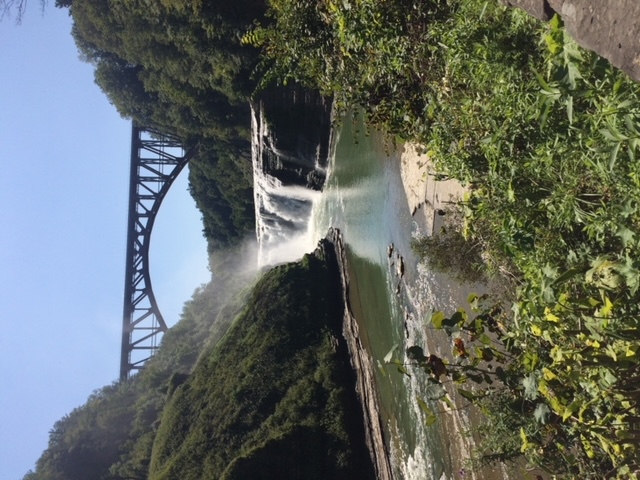
%> input picture image_processing/bridge.jpg, 640 x 480 px
$ octave imageprocessing.m   (GNU Octave 9; MATLAB toolbox functions it lacks are replaced by stand-ins)
%> lines starting %> are read from the running program, lines starting %| are printed output that depends on the picture; in (x1, y1, x2, y2) boxes, pixels count from 0 and x2, y2 are one past the last pixel; in counts of white or black regions, pixels touching at a corner belong together; the program's own positions count from 1
%%%%% BASIC IMAGE PROCESSING
clc, clear all, close all, format compact

% Load an image into the workspace
img = imread("bridge.jpg");
%> img is the input picture: size 480x640x3 uint8; mean R, G, B 99.9, 106.1, 100.7

        % can also provide full file path "C:\myFolder\myImage.ext"
        % also relative folder "\myFolder\myImage.ext"

% Rotate image
img = imrotate(img,-90);
%> img: size 640x480x3 uint8


% Display image on a figure
imshow(img);


% Save an image
imwrite(img,"bridge2.jpg")


%% Grayscale and Histogram Equalization
clc, clear all, close all, format compact

img = imread("pyramid.jpg");    % load image
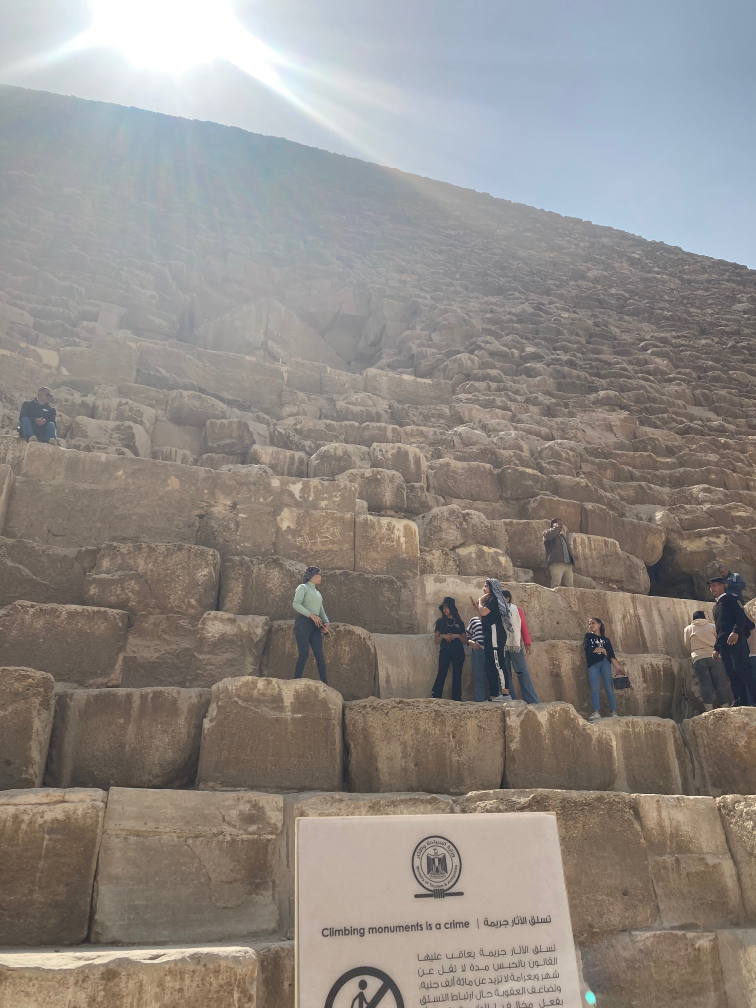
%> input picture image_processing/pyramid.jpg, 1512 x 2016 px (shown at 1/2 size)
%> img is the input picture: size 2016x1512x3 uint8; mean R, G, B 144.2, 138.4, 133.4
figure, imshow(img)             % show image on new figure

img = rgb2gray(img);            % convert to grayscale (reqd for hist)
%> img: size 2016x1512 uint8
figure, imshow(img);
img_raw = img;                  % raw copy for comparisons


% Equalize Histogram
img = histeq(img);
figure, imshowpair(img_raw,img,'montage')


%% Thresholding Images
clc, clear all, close all, format compact

img = imread("bridge.jpg");         % load image
img = rgb2gray(img);                % convert to grayscale
%> img: size 480x640 uint8
img = imrotate(img,-90);            % rotate
%> img: size 640x480 uint8
img_raw = img;                      % raw copy for comparisons
figure, imshow(img_raw)


% Thresholding
threshold = 0.88;
img = imbinarize(img, threshold);   % split image based on threshold
%> img: size 640x480 logical; 0.65% white; 110 white regions (101 under 20 px), largest, box (x1, y1, x2, y2) and area: (217, 265, 271, 321) 942, (264, 254, 308, 284) 318, (268, 300, 289, 322) 156
figure, imshowpair(img_raw,img,'montage')


%% Blur and Sharpen Images
% A Few Basic Filters
clc, clear all, close all, format compact

img = imread("bridge.jpg");         % load image
%img = rgb2gray(img);               % convert to grayscale
img = imrotate(img,-90);            % rotate
img_raw = img;                      % raw copy for comparisons
figure, imshow(img_raw)


% BLUR - create a 'blur mask'
blur = fspecial('average',50);     % create blur mask
img = imfilter(img,blur);          % apply mask to img
%> img: size 640x480x3 uint8

figure, imshowpair(img_raw,img,'montage')

% Does this help our thresholding?
img = rgb2gray(img);
%> img: size 640x480 uint8
threshold = 0.7;
img = imbinarize(img, threshold);   % split image based on threshold
%> img: size 640x480 logical; 10.4% white; 5 white regions (1 under 20 px), largest, box (x1, y1, x2, y2) and area: (34, 19, 445, 112) 28650, (177, 160, 269, 202) 2841, (233, 274, 253, 302) 353, (296, 422, 302, 428) 29
figure, imshowpair(img_raw,img,'montage')


%% Blur and Sharpen Images
% A Few Basic Filters
clc, clear all, close all, format compact

img = imread("bridge.jpg");         % load image
%img = rgb2gray(img);               % convert to grayscale
img = imrotate(img,-90);            % rotate
img_raw = img;                      % raw copy for comparisons
figure, imshow(img_raw)

% Sharpen Image
%img = imsharpen(img);
img = imsharpen(img,'Amount',2,'Radius',1);
%> img: size 640x480x3 uint8
figure, imshowpair(img_raw,img,'montage')


% Does this help with thresholding?
img = rgb2gray(img);
%> img: size 640x480 uint8
threshold = 0.9;
img = imbinarize(img, threshold);   % split image based on threshold
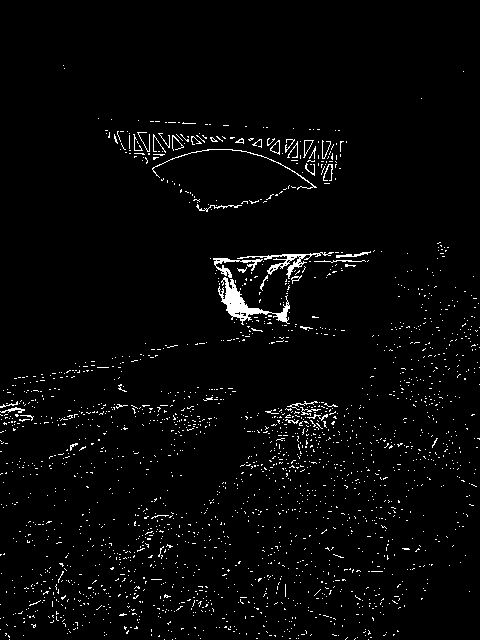
%> img: size 640x480 logical; 2.7% white in thin lines or dots, all inside (x1, y1, x2, y2) = (0, 65, 480, 640)
figure, imshowpair(img_raw,img,'montage')


%% Random Noise Filtering
clc, clear all, close all, format compact

img = imread("bridge.jpg");         % load image
img = rgb2gray(img);                % convert to grayscale
img = imrotate(img,-90);            % rotate
img_raw = img;                      % raw copy for comparisons
%figure, imshow(img_raw)


%%% Add Random Noise

% first convert image from uint8 to double
img = im2double(img);               % values go from 0 to 1!
%> img: size 640x480 double

% create our noise
%dims = size(img_raw);               % store size of image
%noise = randn(dims)./10;            % generate random values
%img = img + noise;                  % add noise to the image
img = imnoise(img,'speckle', 0.02);
figure, imshowpair(img_raw,img,'montage')

% Filter out Noise w/ Median Filter
img = medfilt2(img);
figure, imshowpair(img_raw,img,'montage')


%% Homomorphic Filtering
clc, clear all, close all, format compact

img = imread("pyramid.jpg");        % load image
img = rgb2gray(img);                % convert to grayscale
%img = imrotate(img,-90);           % rotate

img = img(400:end,:);             % chop off top of image
%> img: size 1617x1512 uint8
img_raw = img;                      % raw copy for comparisons
figure, imshow(img_raw)

% Remove lighting Effects with Homomorphic Filter (sort of)
img = homomorph(img,2);
%> in homomorph, `Iout = Iout(1:size(I,1),1:size(I,2));`:
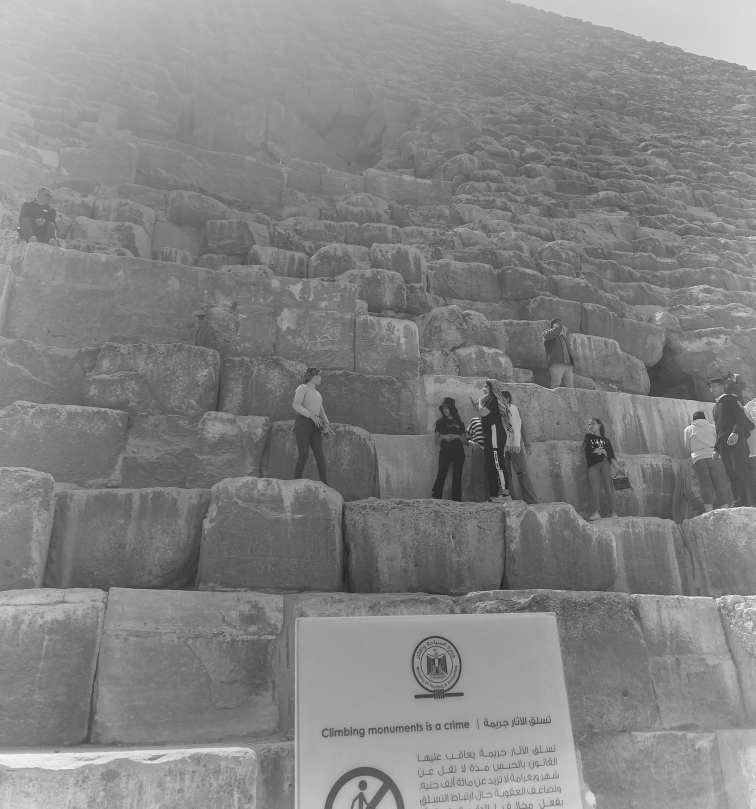
%> Iout: size 1617x1512 double (shown at 1/2 size); min -0.275, max 0.562, mean 0.155; drawn with min black and max white
%> in homomorph, `Ihmf = exp(Iout) - 1;`:
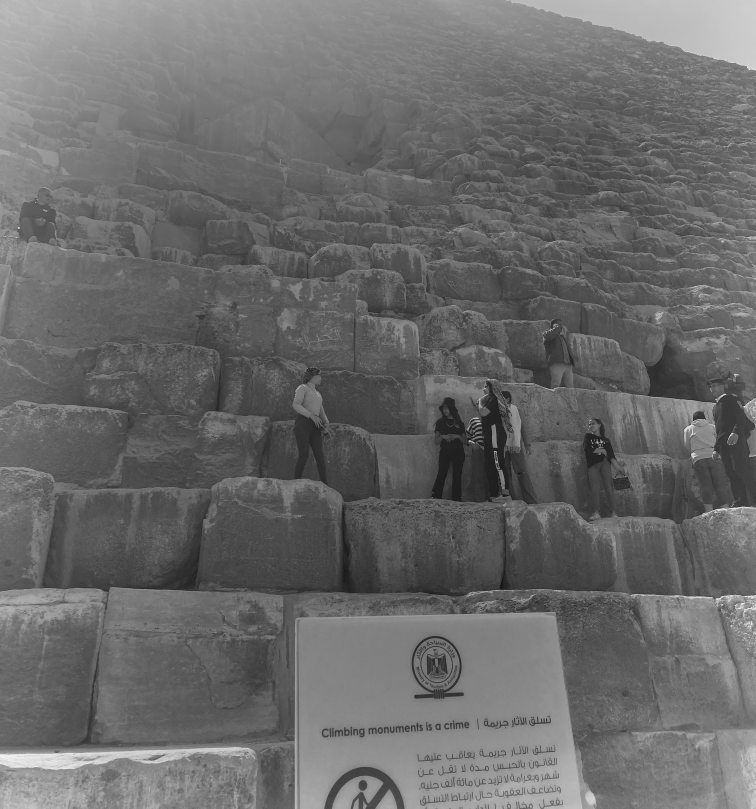
%> Ihmf: size 1617x1512 double (shown at 1/2 size); min -0.241, max 0.754, mean 0.174; drawn with min black and max white
figure, imshowpair(img_raw,img,'montage')


%% Morphological Operations Images
clc, clear all, close all, format compact

img = imread("bridge.jpg");         % load image
img = rgb2gray(img);                % convert to grayscale
img = imrotate(img,-90);            % rotate
img_raw = img;                      % raw copy for comparisons

% Thresholding
threshold = 0.35;
img = imbinarize(img, threshold);   % split image based on threshold
%> img: size 640x480 logical; 49.2% white; 1461 white regions (1329 under 20 px), largest, box (x1, y1, x2, y2) and area: (0, 0, 480, 640) 130150, (231, 539, 297, 637) 1631, (184, 573, 237, 640) 1491
figure, imshowpair(img_raw,img,'montage')
img_thresh = img;

% Morphological Operations
% open --> all white px of that size are kept, rest black (erode, dilate)
% close --> all black px of that size are kept, rest white (dilate, erode)

% isolate landmasses
SE = strel('disk',10);
img = imclose(img,SE);
%> img: size 640x480 logical; 78.4% white; 31 black regions (13 under 20 px), largest, box (x1, y1, x2, y2) and area: (0, 157, 226, 381) 30762, (230, 56, 480, 331) 26358, (0, 43, 66, 148) 3857
SE = strel('disk',30);
img = imopen(img,SE);
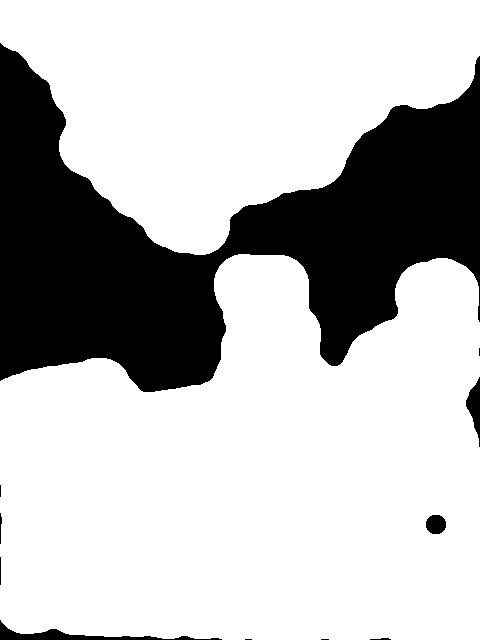
%> img: size 640x480 logical; 74% white; 11 black regions (4 under 20 px), largest, box (x1, y1, x2, y2) and area: (0, 43, 480, 392) 77809, (0, 620, 222, 640) 1053, (466, 377, 480, 447) 486

figure, imshowpair(img_thresh,img,'montage')
%> after `imshowpair(img_thresh,img,'montage')`:
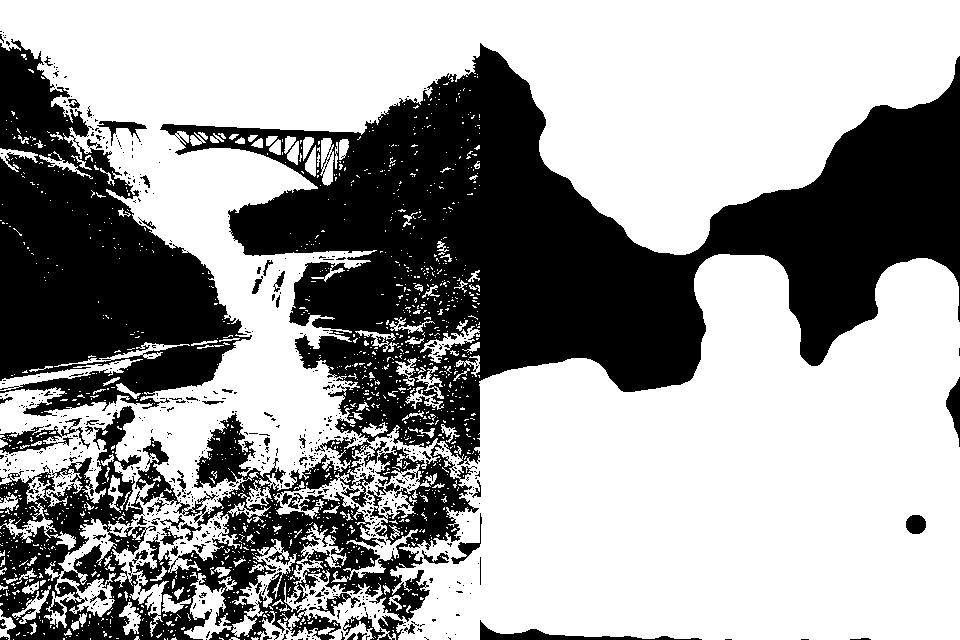
%> displayed picture: size 640x960, on the screen's scale of 0 to 255; 61.6% white; 694 black regions (625 under 20 px), largest, box (x1, y1, x2, y2) and area: (0, 43, 960, 640) 178384, (0, 39, 252, 416) 48026, (480, 620, 702, 640) 1053


% Calculate Statistics (Percent Coverage)
        % px values: white = 1, black = 0
black_px = sum(sum(img == 0))
%> black_px = 79790
white_px = sum(sum(img == 1))
%> white_px = 227410
total_px = size(img,1)*size(img,2)
%> total_px = 307200

per_land = black_px / total_px * 100
%> per_land = 25.97


%% Cropping an Image
clc, clear all, close all, format compact

img = imread("pyramid.jpg");        % load image
%img = rgb2gray(img);                % convert to grayscale
img_raw = img;                      % raw copy for comparisons
imshow(img_raw)

img = img(1600:end,500:1200,:);
imshow(img)

% Save an image
imwrite(img,"pyramid2.jpg")


%% Raw Downsampling with Decimation
clc, clear all, close all, format compact

img = imread("pyramid.jpg");        % load image
img = rgb2gray(img);                % convert to grayscale
img_raw = img;                      % raw copy for comparisons
%figure, imshow(img_raw)

blur = fspecial('average',5);     % create blur mask
img = imfilter(img,blur);          % apply mask to img

% Downsample
img = img(1:2:end,1:5:end);

% Save an image
%imwrite(img,"pyramid2.jpg")

% Display Photos
figure, imshow(img_raw), figure, imshow(img)


%% Convert Color Spectrums
% Color, Grayscale, Hue-Saturation-Value (HSV)
clc, clear all, close all, format compact

img = imread("bridge.jpg");        % load image
img = imrotate(img,-90);           % rotate image
img_raw = img;                     % raw copy for comparisons
figure, imshow(img_raw), pause(0.5), title('Raw Image')


%%%% Grayscale
img = rgb2gray(img_raw);
figure, imshow(img), pause(0.5), title('Grayscale')

%%%% Traditional Color
% Split into RGB channels (X,Y,3 --> three of X,Y,1)
% high values indicate contribution (white = big contribution)
%[R, G, B] = imsplit(img_raw);
R = img_raw(:,:,1); G = img_raw(:,:,2); B = img_raw(:,:,3);
figure, imshow(R), pause(0.5), title('Red')
figure, imshow(G), pause(0.5), title('Green')
figure, imshow(B), pause(0.5), title('Blue')

% Edit Pixel Values
G(:,:) = 0;

% Recombine Color Channels into an Image
recreated_RGB = cat(3,R,G,B);
figure, imshow(recreated_RGB), pause(0.5), title('Recreated Image with no Green')


%%%% Hue Saturation Value
img = rgb2hsv(img_raw);
[H, S, V] = imsplit(img);
figure, imshow(H), pause(0.5), title('Hue')
figure, imshow(S), pause(0.5), title('Saturation')
figure, imshow(V), pause(0.5), title('Value')
recreated_HSV = cat(3,H,S,V);
figure, imshow(recreated_HSV), pause(0.5), title('Recreated HSV')
        % HSV will look a bit odd


%% Dynamic Plot Titles
clc, clear all, close all, format compact

img = imread("bridge.jpg");         % load image
img = rgb2gray(img);                % convert to grayscale
img = imrotate(img,-90);            % rotate
img_raw = img;                      % raw copy for comparisons
figure, imshow(img_raw)


% Thresholding
threshold = 0.3:0.1:0.8;
for i = 1:length(threshold)
    img = img_raw; % bring in a fresh copy
    img = imbinarize(img, threshold(i));   % split image based on threshold

    title_str = strcat("Threshold set to: ", num2str(threshold(i)));
    figure, imshow(img), pause(0.1)
    title(title_str)
end
%> this loop made 6 passes
%> pass 1, `imshow(img)`:
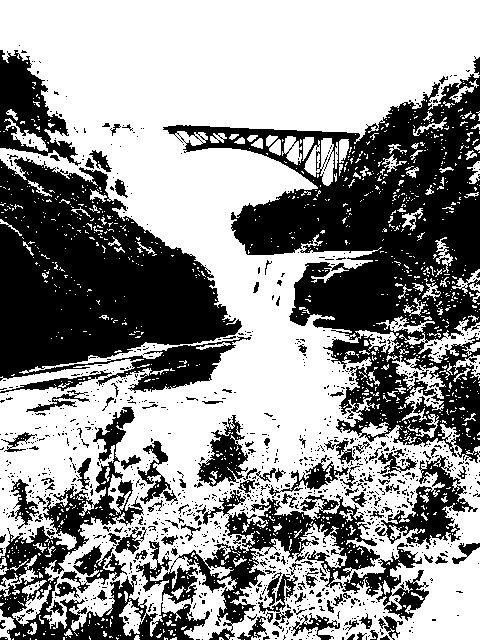
%> displayed picture: size 640x480 logical; 57.9% white; 1144 black regions (1022 under 20 px), largest, box (x1, y1, x2, y2) and area: (163, 74, 480, 463) 47591, (0, 157, 251, 393) 35902, (0, 407, 210, 640) 10893


%% Multi-Thresh
clc, clear all, close all, format compact

img = imread("bridge.jpg");         % load image
img = rgb2gray(img);                % convert to grayscale
img = imrotate(img,-90);            % rotate
img_raw = img;                      % raw copy for comparisons
figure, imshow(img_raw)


% Multiple Thresholds
splits = 20;                        % # thresholds to split on
thresh = multithresh(img, splits);  % multi-level Otsu's Method
%> thresh = 20 values from 23 to 222
img = imquantize(img, thresh);
img = img - 1;
img = img ./ splits;                % scale between 0 and 1
figure, imshowpair(img_raw,img,'montage')
title_str = strcat("Raw Image (left), Multi-Level Otsu with ",...
    num2str(splits), " Thresholds (right)"); pause(0.3)
title(title_str);


%%
function [Ihmf] = homomorph(I, sigma)
% Takes in image, I
% Applies filter with coeff sigma
% Returns new image
% https://blogs.mathworks.com/steve/2013/06/25/homomorphic-filtering-part-1/

I = im2double(I);  % conver to floating point data type
I = log(1 + I); % convert to log domain

% Create a filter MxN
M = 2*size(I,1) + 1;
N = 2*size(I,2) + 1;

[X, Y] = meshgrid(1:N,1:M);
centerX = ceil(N/2);
centerY = ceil(M/2);
gaussianNumerator = (X - centerX).^2 + (Y - centerY).^2;
H = exp(-gaussianNumerator./(2*sigma.^2));
H = 1 - H;

H = fftshift(H);
If = fft2(I, M, N);
Iout = real(ifft2(H.*If));
Iout = Iout(1:size(I,1),1:size(I,2));
Ihmf = exp(Iout) - 1;

end
